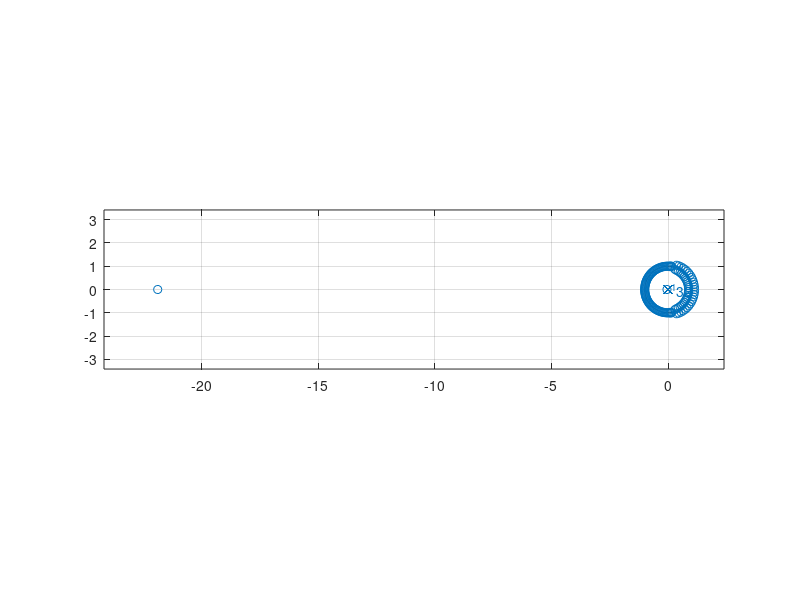
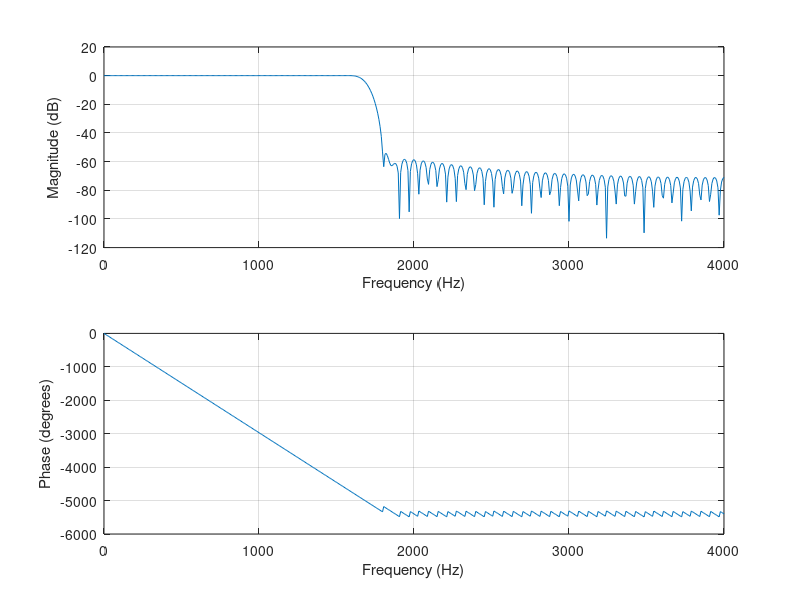
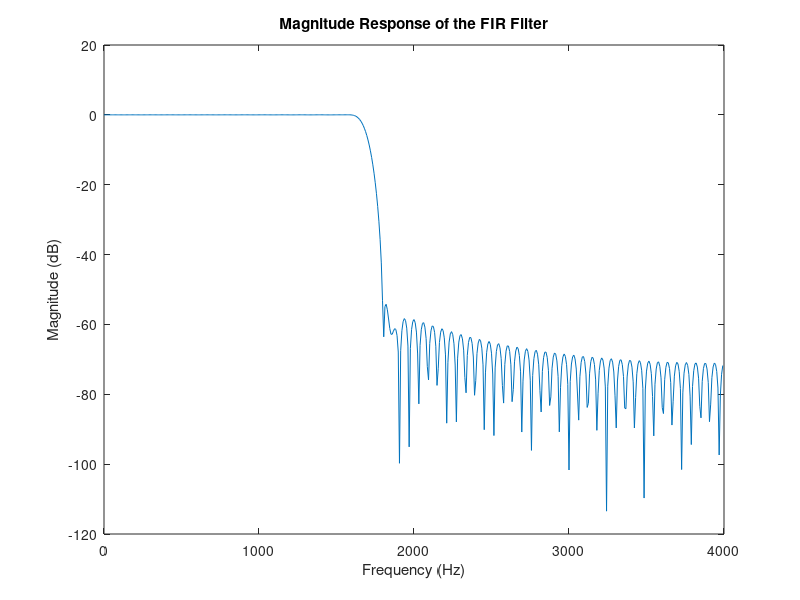

Here is the MATLAB script that generated these plots, in order: (Note: this script raises an error after producing the figures.)
%------------------------------
% Assigment 3, Part 2-1
% Meng Edge Computing
% -----------------------------
% purpose: FIR filter 
%
% created by: Deniz Calik 
% ID: 25321919
%
% created on 10/11/2025
%------------------------------
clc;
clear all;
close all;



fs = 8e3; % Sampling frequency
f_pass = 1.6e3; % Passband frequency
f_stop = 1.8e3; % Stopband frequency

% we will be using hamming function because our ripple and attenuation
% fits for hamming from table


fdelta = abs(f_stop - f_pass)/fs;
N = 3.3/fdelta;

% to check N add or not I go this way
% Round to nearest integer
N = round(N);

% If N is even, make it the next odd number
if mod(N,2) == 0
    N = N + 1;
end

n = N-1; % order of the filter Length - 1



% filter cut off frequency
fc = (f_pass + f_stop) / 2; % Cutoff frequency
% normalized cut off in rad
wn = fc/(fs/2); 


% generate the windowed FIR coefficients
% fir1 command applies correction for unity gain
bhan = fir1(n, wn,'low', hamming(N));


% pole-zero Map
figure(1)
zplane(bhan,1)
% frequency Response using rad
figure(2)
freqz(bhan,1, 512, fs);




% frequency responce using hz freqz(b,a)
figure(3);
[H, f] = freqz(bhan, 1, 512, fs);
plot(f, 20*log10(abs(H)));
xlabel('Frequency (Hz)');
ylabel('Magnitude (dB)');
title('Magnitude Response of the FIR Filter');





%plot the speech samples 
load noisy_speech.dat



x = noisy_speech;
N_speech = length(x);
t = (0:N_speech-1)/fs;  

x_filtered = filter(bhan, 1, x);


% Plot the noisy speech samples
figure(4);
plot(t,x);
xlabel('Time s');
ylabel('Amplitude');
title('Noisy Speech Signal Time Domain');

%plot enhanced speech
figure(5);
plot(t,x_filtered);
xlabel('Time s');
ylabel('Amplitude');
title('Enhanced Speech Signal Time Domain');


% to plot spectrum we calculate fft for noisy and enhanced 

Nfft = 16384;  % very high resolution FFT
X = fft(x, Nfft);
Y = fft(x_filtered, Nfft);
f = (0:Nfft-1)*(fs/Nfft); % frequency axis



% Plot the magnitude spectrum of the noisy speech signal


figure(8);
plot(f(1:Nfft/2), abs(X(1:Nfft/2))); 
% because fft has mirror positif and negatif fs/2 so it makes 0 to fs
% and we want to plot only nyquist part 0 to fs/2
title('Spectrum of Noisy Speech');
xlabel('Frequency (Hz)');
ylabel('Amplitude');

figure(9);
plot(f(1:Nfft/2), abs(Y(1:Nfft/2)));
title('Spectrum of Enhanced Speech');
xlabel('Frequency (Hz)');
ylabel('Amplitude');
